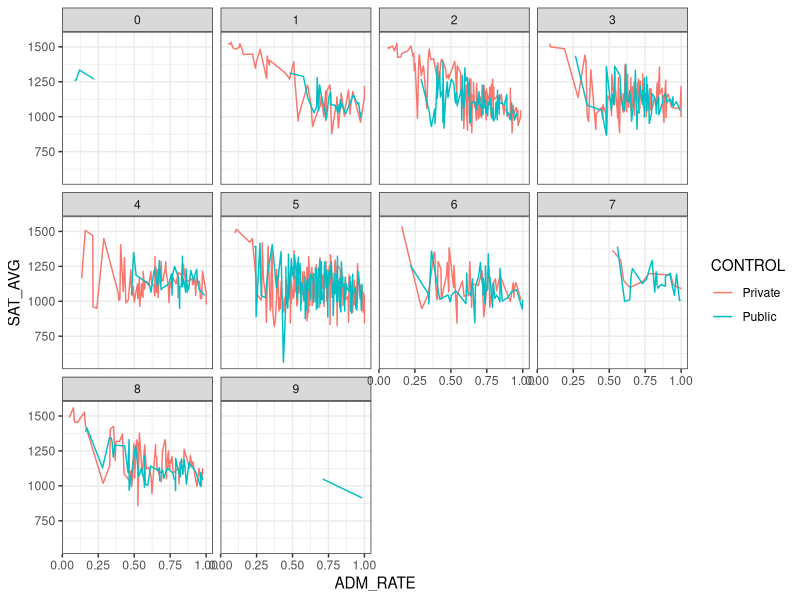
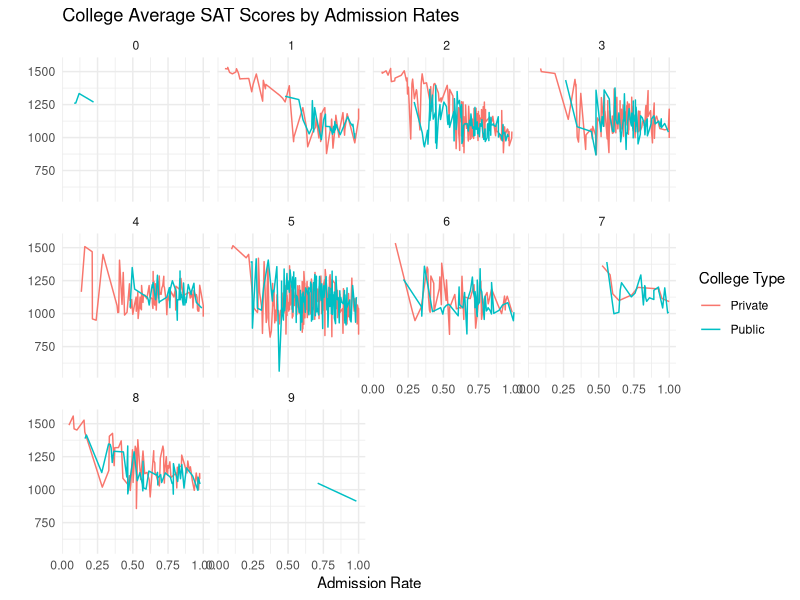
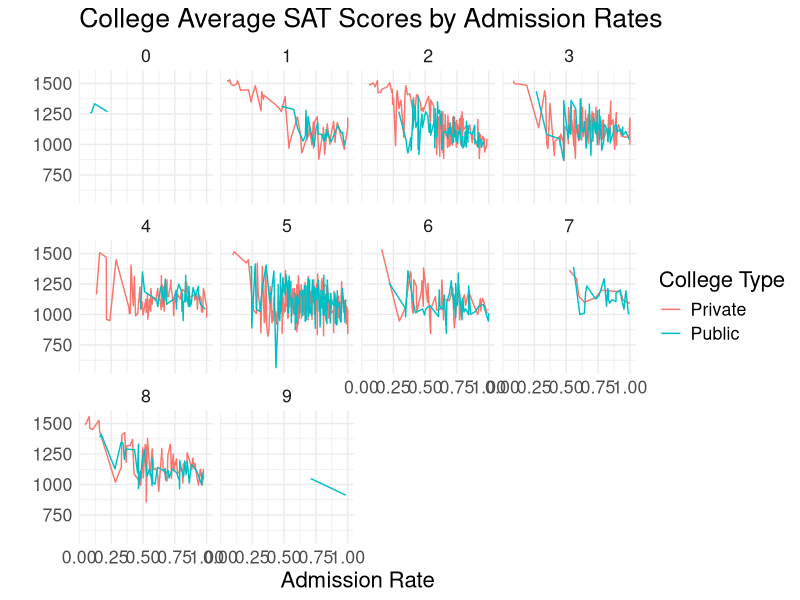
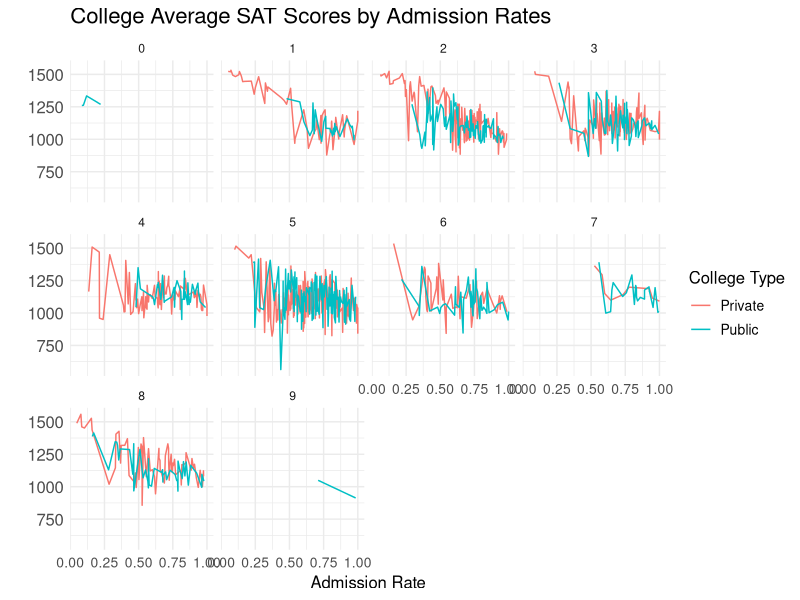
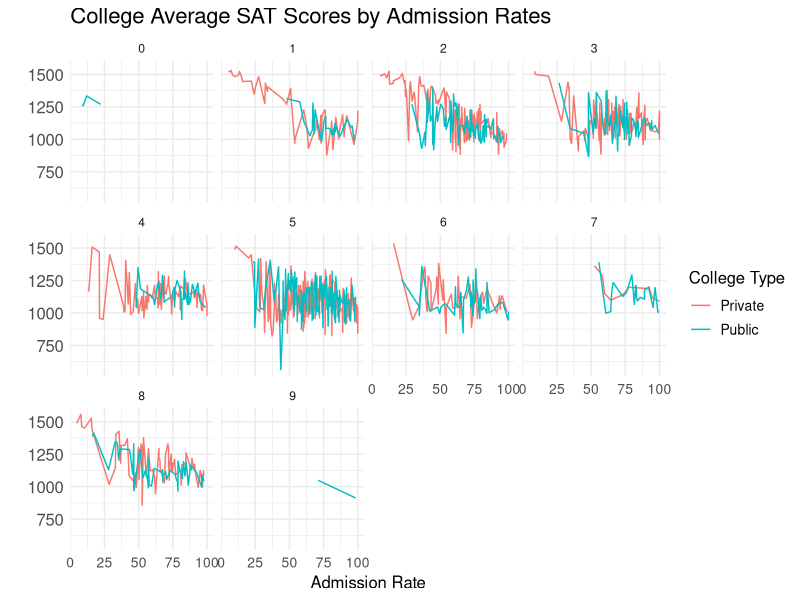
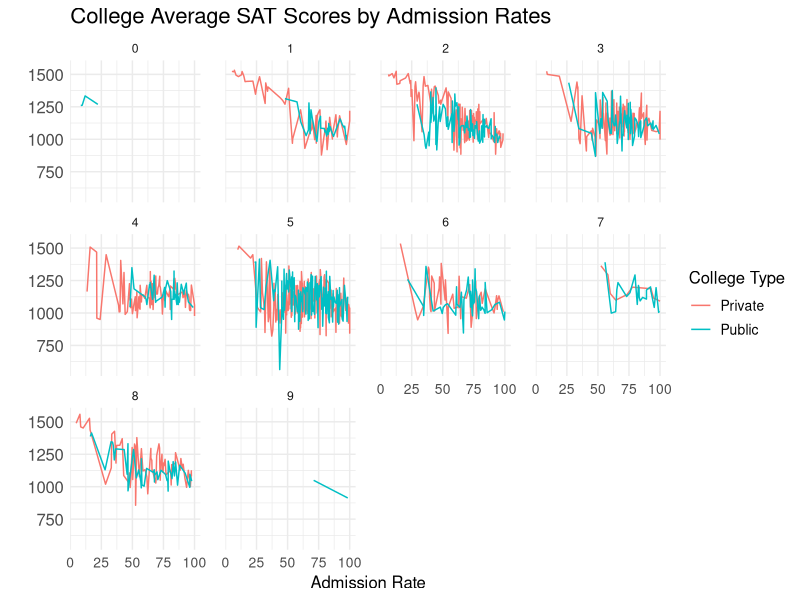
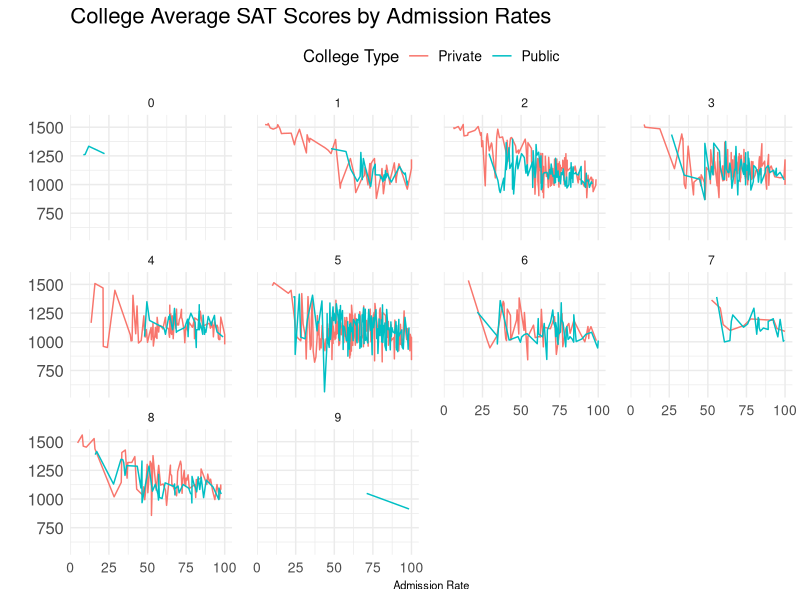
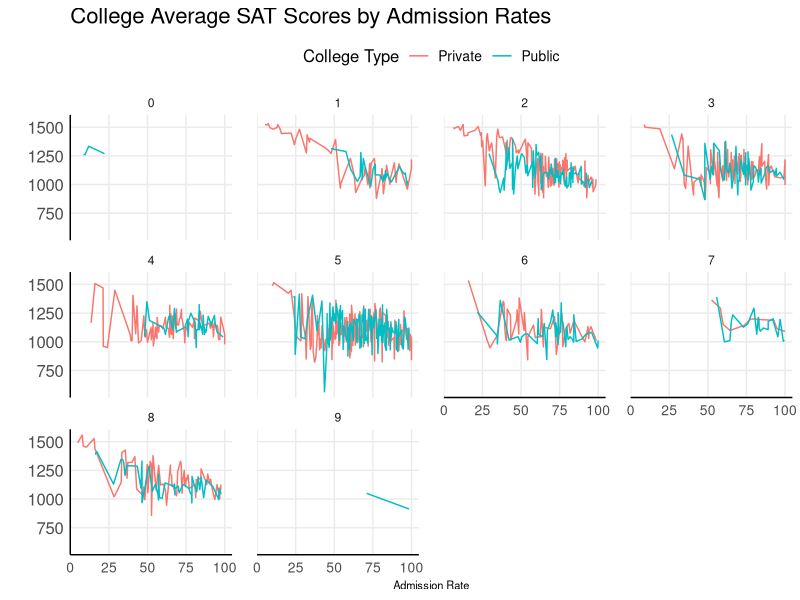

R code for these plots, in order:
## ---- chunk 1
## load the tidyverse packages
library(tidyverse)
library(forcats)

colleges <- read_csv("data/colleges_clean.csv") %>% 
  mutate(REGION = as_factor(REGION), 
         CONTROL = if_else(CONTROL == 1, "Public", "Private")
         )
## ---- chunk 2
## Your ggplot() code for the plot goes here!


## ---- chunk 3
colleges %>%  
  ggplot(aes(x = ADM_RATE, y = SAT_AVG, color = CONTROL)) + 
  geom_line() + 
  facet_wrap(vars(REGION)) +
  theme_bw()
## ---- chunk 4
## Your ggplot() code for the plot goes here!


## ---- chunk 5
colleges %>%  
  ggplot(aes(x = ADM_RATE, y = SAT_AVG, color = CONTROL)) + 
  geom_line() + 
  facet_wrap(vars(REGION)) +
  theme_minimal() +
  labs(x = "Admission Rate",
       title = "College Average SAT Scores by Admission Rates",
       y = "",  
       color = "College Type") 
## ---- chunk 6
colleges %>%  
  ggplot(aes(x = ADM_RATE, y = SAT_AVG, color = CONTROL)) + 
  geom_line() + 
  facet_wrap(vars(REGION)) +
  theme_minimal() +
  labs(x = "Admission Rate",
       title = "College Average SAT Scores by Admission Rates",
       y = "",  
       color = "College Type") + 
  ## sets ALL the text on the plot to be size 16
  theme(text = element_text(size = 16))
## ---- chunk 7
colleges %>%  
  ggplot(aes(x = ADM_RATE, y = SAT_AVG, color = CONTROL)) + 
  geom_line() + 
  facet_wrap(vars(REGION)) +
  theme_minimal() +
  labs(x = "Admission Rate",
       title = "College Average SAT Scores by Admission Rates",
       y = "",  
       color = "College Type") + 
  theme(axis.text.x = element_text(size = 10), 
        axis.text.y = element_text(size = 12), 
        axis.title.x = element_text(size = 12),
        legend.text = element_text(size = 10),
        legend.title = element_text(size = 12),
        plot.title = element_text(size = 16)) 
## ---- chunk 8
colleges %>%  
  mutate(ADM_PERC = ADM_RATE * 100) %>% 
  ggplot(aes(x = ADM_PERC, y = SAT_AVG, color = CONTROL)) + 
  geom_line() + 
  facet_wrap(vars(REGION)) +
  theme_minimal() +
  labs(x = "Admission Rate",
       title = "College Average SAT Scores by Admission Rates",
       y = "",  
       color = "College Type") +
    theme(axis.text.x = element_text(size = 10), 
        axis.text.y = element_text(size = 12), 
        axis.title.x = element_text(size = 12),
        legend.text = element_text(size = 10),
        legend.title = element_text(size = 12),
        plot.title = element_text(size = 16))
## ---- chunk 9
colleges %>%  
  mutate(ADM_PERC = ADM_RATE * 100) %>% 
  ggplot(aes(x = ADM_PERC, y = SAT_AVG, color = CONTROL)) + 
  geom_line() + 
  facet_wrap(vars(REGION)) +
  theme_minimal() +
  labs(x = "Admission Rate",
       title = "College Average SAT Scores by Admission Rates",
       y = "",  
       color = "College Type")  +
    theme(axis.text.x = element_text(size = 10), 
        axis.text.y = element_text(size = 12), 
        axis.title.x = element_text(size = 12),
        legend.text = element_text(size = 10),
        legend.title = element_text(size = 12),
        plot.title = element_text(size = 16), 
        # NEW!
        panel.spacing.x = unit(1.25, "lines")) 
## ---- chunk 10
colleges %>%  
  mutate(ADM_PERC = ADM_RATE * 100) %>% 
  ggplot(aes(x = ADM_PERC, y = SAT_AVG, color = CONTROL)) + 
  geom_line() + 
  facet_wrap(vars(REGION)) +
  theme_minimal() +
  labs(x = "Admission Rate",
       title = "College Average SAT Scores by Admission Rates",
       y = "",  
       color = "College Type") +
    theme(axis.text.x = element_text(size = 10), 
        axis.text.y = element_text(size = 12), 
        axis.title.x = element_text(size = 8),
        legend.text = element_text(size = 10),
        legend.title = element_text(size = 12),
        plot.title = element_text(size = 16), 
        panel.spacing.x = unit(1.25, "lines"), 
        # NEW! 
        legend.position = "top") 
## ---- chunk 11
colleges %>%  
  mutate(ADM_PERC = ADM_RATE * 100) %>% 
  ggplot(aes(x = ADM_PERC, y = SAT_AVG, color = CONTROL)) + 
  geom_line() + 
  facet_wrap(vars(REGION)) +
  theme_minimal() +
  labs(x = "Admission Rate",
       title = "College Average SAT Scores by Admission Rates",
       y = "",  
       color = "College Type") +
    theme(axis.text.x = element_text(size = 10), 
        axis.text.y = element_text(size = 12), 
        axis.title.x = element_text(size = 8),
        legend.text = element_text(size = 10),
        legend.title = element_text(size = 12),
        plot.title = element_text(size = 16), 
        panel.spacing.x = unit(1.25, "lines"), 
        legend.position = "top",  
        ## New themes for the grid lines
        panel.grid.minor = element_blank(), 
        ## Adds a line at the bottom of the x-axis
        axis.line = element_line(colour = "black"))
## ---- chunk 12
# A color deficient friendly palette with gray
# Colors specified with hex values (different from RBG)
cbPalette_grey <- c("#999999", "#E69F00", "#56B4E9", "#009E73", "#F0E442",
                    "#0072B2", "#D55E00", "#CC79A7")

# A color deficient friendly palette with black:
cbPalette_blk <- c("#000000", "#E69F00", "#56B4E9", "#009E73", "#F0E442",
                   "#0072B2", "#D55E00", "#CC79A7")

colleges %>%  
  mutate(ADM_PERC = ADM_RATE * 100) %>% 
  ggplot(aes(x = ADM_PERC, y = SAT_AVG, color = CONTROL)) + 
  geom_line() + 
  scale_color_manual(values = cbPalette_grey)
## ---- chunk 13

